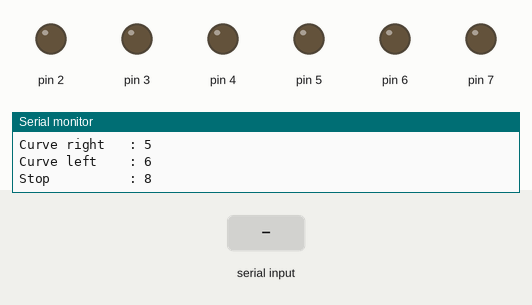
Bench run of a sketch on a simulated Arduino Uno, built with avr-gcc and run on an emulated ATmega328P. On the bench: output pins drawn as LEDs (lit = HIGH), the last lines printed to the serial monitor. The test bench sets the inputs (shaded band).

Above: at 1.3 s.
1.4 s: "1\n" received over Serial
At 1.9 s:
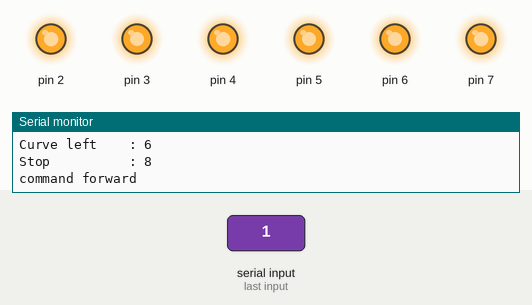
2.9 s: "3\n" received over Serial
At 4.1 s:
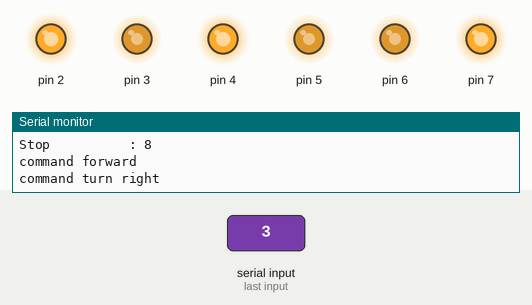
4.4 s: "5\n" received over Serial
At 5.5 s:
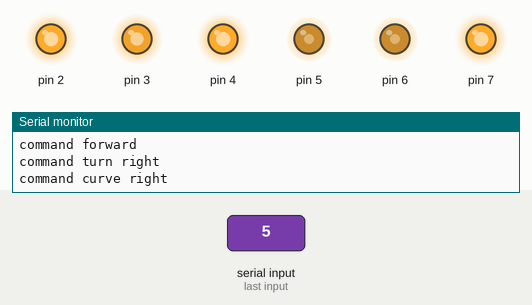
5.9 s: "8\n" received over Serial
At 6.6 s:
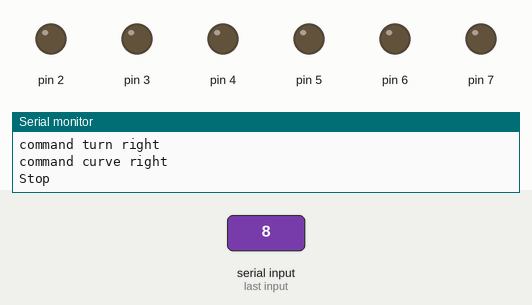
Timing chart, 0 to 8.4 s (numbered marks = the images above; inputs shaded):
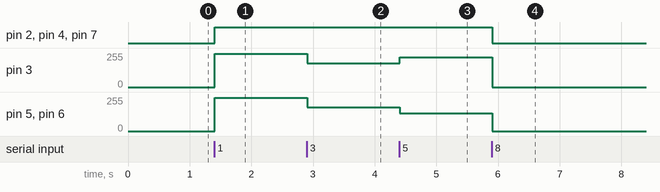

Measured:
- after the input at 1.4 s, pin 2, pin 4, pin 7: LOW → HIGH at once; pin 3, pin 5, pin 6: 0/255 → 250/255 at once
- after the input at 2.9 s, pin 3, pin 5, pin 6: 250/255 → 180/255 at once
- after the input at 4.4 s, pin 3: 180/255 → 225/255 at once; pin 5, pin 6: 180/255 → 135/255 at once
- after the input at 5.9 s, pin 2, pin 4, pin 7: HIGH → LOW at once; pin 3: 225/255 → 0/255 at once; pin 5, pin 6: 135/255 → 0/255 at once

The sketch:

driveSystemV1.ino
```cpp
#include "DriveControl.h"

DriveControl dc;
int readValue = 0;

void setup() {
  // put your setup code here, to run once:
    Serial.begin(9600);
    Serial.println("Discount Rover drive test is ready..." );
    Serial.println("Go forward    : 1" );
    Serial.println("Go backward   : 2" );
    Serial.println("Turn right    : 3" );
    Serial.println("Turn left     : 4" );
    Serial.println("Curve right   : 5" );
    Serial.println("Curve left    : 6" );
    Serial.println("Stop          : 8" );
}

void serialEvent()
{
      readValue   = Serial.parseInt();

      if(readValue == 8)
      {
        Serial.println("Stop" );
        dc.stop();
      }

      if(readValue == 1)
      {
         Serial.println("command forward" );
         dc.driveForward(250);
      }

      if(readValue == 2)
      {
         Serial.println("command backward" );
         dc.driveBackward(250);
      }
      if(readValue == 3)
      {
         Serial.println("command turn right" );
         dc.turnRight(180);
      }
      if(readValue == 4)
      {
         Serial.println("command turn left" );
         dc.turnLeft(180);
      }
      if(readValue == 5)
      {
         Serial.println("command curve right" );
         dc.driveCurveRight(180);
      }
      if(readValue == 6)
      {
         Serial.println("command curve left" );
         dc.driveCurveLeft(180);
      }
}

void loop()
{
  // put your main code here, to run repeatedly:
  delay(10);
}
```
